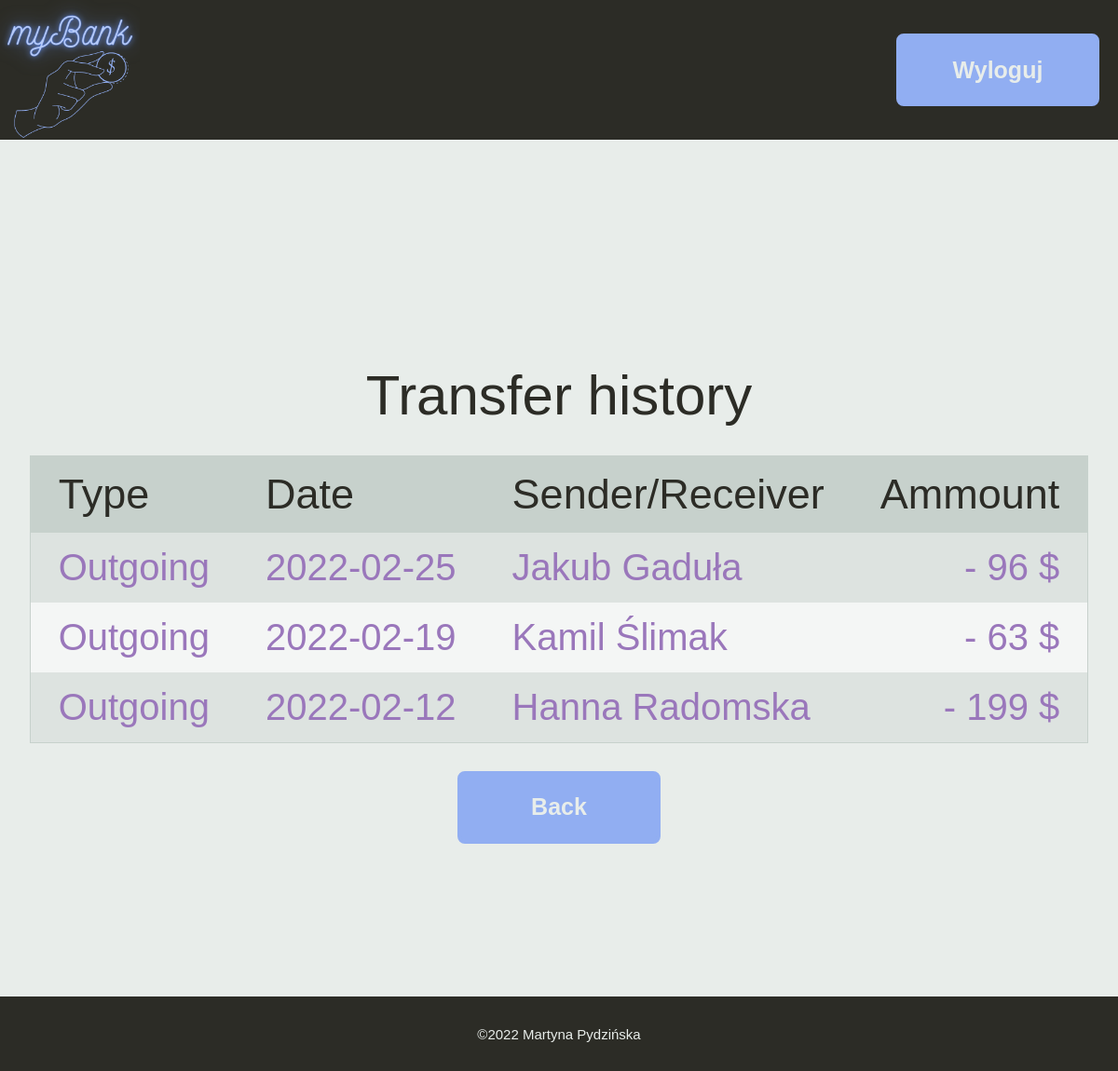
The app's page /mybank/history.php (signed in) with its own data.
### tables this page shows
CREATE TABLE `transactions` (
  `transaction_id` int(11) NOT NULL,
  `sender` varchar(16) NOT NULL,
  `receiver` varchar(16) NOT NULL,
  `ammount` double NOT NULL,
  `dot` date NOT NULL
);

CREATE TABLE `customer` (
  `id` int(11) NOT NULL,
  `name` varchar(20) NOT NULL,
  `last_name` varchar(20) NOT NULL,
  `dob` date NOT NULL,
  `pesel` varchar(11) NOT NULL,
  `phone_no` varchar(9) NOT NULL,
  `sex` varchar(1) NOT NULL
);

### mybank/history.php (the view, shortened to what this page needs)
<!DOCTYPE html>
<html lang="pl" dir="ltr">
  <head>
    <link rel="stylesheet" href="style3.css">
  </head>
  <body>
      <?php
      require 'scripts/connect.php';
      if (isset($_SESSION["user"])) {
        $user=$_SESSION["user"];
        echo <<< DANE
        <div class="container">
        <div class="header">
          <img src="grafika/logo.png" alt="logo">
          <div class="logout">
            <a href="logoutpage.php">Wyloguj</a>
          </div>
        </div>
        <div class="userpage">
        <div class="center">
          <h1>Transfer history</h1>
        <table>
          <tr>
            <th>Type</th>
            <th>Date</th>
            <th>Sender/Receiver</th>
            <th>Ammount</th>
          </tr>
        DANE;
        $helpquery="SELECT bank_no FROM customer_info WHERE acc_no=$user;";
        $helpresult=mysqli_query($connect,$helpquery);
        while($helpwynik=mysqli_fetch_assoc($helpresult)){
          $banknumber = $helpwynik['bank_no'];
        }
        $query="SELECT
        receiver, sender, dot, ammount
        FROM transactions JOIN customer_info on transactions.receiver = customer_info.bank_no
        WHERE receiver=$banknumber or sender=$banknumber order by dot desc;";
        $result=mysqli_query($connect,$query);
        while($wynik=mysqli_fetch_assoc($result)){
          if($wynik['receiver']==$banknumber){
            echo <<< OUT
              <tr>
                <td>Incoming</td>
                <td>$wynik[dot]</td>
                <td>
            OUT;
              $sender=$wynik['sender'];
              $senderquery="SELECT name, last_name FROM customer join customer_info on customer.pesel = customer_info.pesel WHERE bank_no=$sender;";
              $senderresult=mysqli_query($connect,$senderquery);
              while($senderwynik=mysqli_fetch_assoc($senderresult)){
                $name=$senderwynik['name'];
                $last_name=$senderwynik['last_name'];
              }
              echo <<< OUT
              $name $last_name
              </td>
              <td>+ $wynik[ammount] $</td>
            </tr>
            OUT;
          }
          else if($wynik['sender']==$banknumber){
            echo <<< IN
              <tr>
                <td>Outgoing</td>
                <td>$wynik[dot]</td>
                <td>
            IN;
              $receiver=$wynik['receiver'];
              $receiverquery="SELECT name, last_name FROM customer join customer_info on customer.pesel = customer_info.pesel WHERE bank_no=$receiver;";
              $receiverresult=mysqli_query($connect,$receiverquery);
              while($receiverwynik=mysqli_fetch_assoc($receiverresult)){
                $name=$receiverwynik['name'];
                $last_name=$receiverwynik['last_name'];
              }
              echo <<< IN
              $name $last_name
              </td>
              <td>- $wynik[ammount] $</td>
            </tr>
            IN;
          }
        }
        echo <<< END
        </table>
        <div class="back">
          <a href="userpage.php">Back</a>
        </div>
        </div>
        END;
      }
      else{
        header("location: errorpage.php");
      }
        ?>
    <div class="footer">
      <h3>©2022 Martyna Pydzińska</h3>
    </div>
    </div>
  </div>
  </body>
</html>

### mybank/style3.css (style rules this page uses)
body { margin: 0px; }
.header { background-color: #2C2C26; height: 150px; width: 100%; display: flex; justify-content: space-between; align-items: center; }
.header > img { height: 150px; width: 150px; }
.logout { display: flex; text-align: center; align-items: center; justify-content: center; padding: 5px; height: 60px; width: 200px; border: 4px solid #91AEF2; border-radius: 8px; background-color: #91AEF2; margin-right: 20px; }
a, a:active { font-size: 25px; font-weight: bolder; font-family: Helvetica, sans-serif; color: #E8EDEA; text-decoration: none; }
.container { background-color: #E8EDEA; display: flex; flex-direction: column; flex-wrap: wrap; }
.userpage { width: 100%; min-height: 1000px; display: flex; flex-direction: column; justify-content: center; align-items: center; }
.center { display: flex; width: 100%; flex-direction: column; margin-top: 50px; margin-bottom: 50px; justify-content: center; align-items: center; }
h1 { color: #2C2C26; font-size: 60px; font-weight: lighter; font-family: Helvetica, sans-serif; margin: 5px; margin-bottom: 30px; }
h3 { color: #9A77BB; font-size: 70px; font-weight: lighter; font-family: Helvetica, sans-serif; margin: 0px; }
.footer { background-color: #2C2C26; height: 80px; width: 100%; display: flex; justify-content: center; position: fixed; bottom: 0; align-items: center; }
.footer > h3 { color: #E8EDEA; font-size: 15px; font-weight: lighter; font-family: Helvetica, sans-serif; }
table { border: 1px solid #C7D1CC; border-collapse: collapse; }
th { font-size: 45px; font-weight: bolder; font-family: Helvetica, sans-serif; color: #2C2C26; text-align: left; }
td { color: #9A77BB; font-size: 40px; }
th, td { padding: 15px; padding-left: 30px; padding-right: 30px; font-weight: lighter; font-family: Helvetica, sans-serif; }
tr > td:nth-of-type(4) { text-align: right; }
tr { background-color: #F4F6F5; }
tr:first-of-type { background-color: #C7D1CC; }
table tr:nth-child(even) { background-color: #DDE3E0; }
.back { display: flex; text-align: center; align-items: center; justify-content: center; padding: 5px; height: 60px; width: 200px; border: 4px solid #91AEF2; border-radius: 8px; background-color: #91AEF2; margin: 10px; margin-top: 30px; }

### records on screen
transactions: dot "2022-02-25", customer.name "Jakub", customer.last_name "Gaduła", ammount "96"
transactions: dot "2022-02-19", customer.name "Kamil", customer.last_name "Ślimak", ammount "63"
transactions: dot "2022-02-12", customer.name "Hanna", customer.last_name "Radomska", ammount "199"
